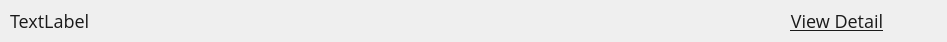
<?xml version="1.0" encoding="UTF-8"?>
<ui version="4.0">
 <class>ChecklistItemWidget</class>
 <widget class="QWidget" name="ChecklistItemWidget">
  <property name="geometry">
   <rect>
    <x>0</x>
    <y>0</y>
    <width>947</width>
    <height>42</height>
   </rect>
  </property>
  <property name="minimumSize">
   <size>
    <width>0</width>
    <height>42</height>
   </size>
  </property>
  <property name="maximumSize">
   <size>
    <width>16777215</width>
    <height>52</height>
   </size>
  </property>
  <property name="windowTitle">
   <string>Form</string>
  </property>
  <property name="styleSheet">
   <string notr="true">QLabel {
	font-family: Open Sans;
	font-size: 18px;
	font-weight: 400;
	line-height: 24px;
	letter-spacing: 0%;
	color: #1A1A1A;
}

QPushButton {
	background: transparent;
	border: none;
	font-family: Open Sans;
	font-size: 18px;
	line-height: 24px;
	letter-spacing: 0%;
	color: #1A1A1A;
	text-decoration: underline;
}</string>
  </property>
  <layout class="QHBoxLayout" name="horizontalLayout">
   <property name="spacing">
    <number>10</number>
   </property>
   <property name="leftMargin">
    <number>10</number>
   </property>
   <property name="topMargin">
    <number>5</number>
   </property>
   <property name="rightMargin">
    <number>10</number>
   </property>
   <property name="bottomMargin">
    <number>5</number>
   </property>
   <item>
    <widget class="QLabel" name="mainLabel">
     <property name="sizePolicy">
      <sizepolicy hsizetype="Preferred" vsizetype="Preferred">
       <horstretch>0</horstretch>
       <verstretch>0</verstretch>
      </sizepolicy>
     </property>
     <property name="minimumSize">
      <size>
       <width>0</width>
       <height>0</height>
      </size>
     </property>
     <property name="maximumSize">
      <size>
       <width>16777215</width>
       <height>16777215</height>
      </size>
     </property>
     <property name="styleSheet">
      <string notr="true"/>
     </property>
     <property name="text">
      <string>TextLabel</string>
     </property>
    </widget>
   </item>
   <item>
    <widget class="QPushButton" name="viewDetailButton">
     <property name="minimumSize">
      <size>
       <width>200</width>
       <height>0</height>
      </size>
     </property>
     <property name="maximumSize">
      <size>
       <width>200</width>
       <height>16777215</height>
      </size>
     </property>
     <property name="text">
      <string>View Detail</string>
     </property>
    </widget>
   </item>
  </layout>
 </widget>
 <resources/>
 <connections/>
</ui>
